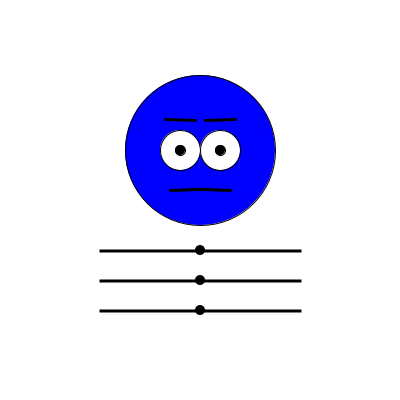
Frame 1 (no input)
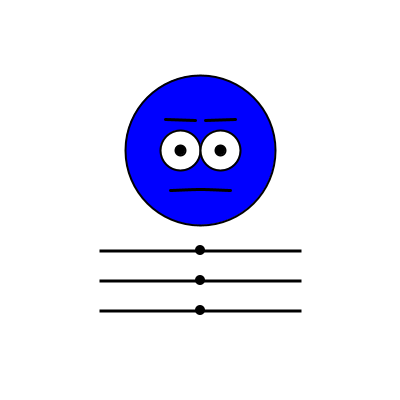
Frame 60 (the mouse pressed at the canvas centre just before this capture)
Frame 120 (the mouse held since frame 60 and released just before this capture): identical to frame 60, image omitted

The Processing sketch that drew these frames (run headless with seeded random() and noise(); from frame 60 on, the mouse is pressed at the canvas centre):

// Processing sketch: slider
// ── slider.pde
//CLASE
class Slider{
  //PROPIEDADES
  //Coordenadas x e y de la barra
  int barraX;
  int barraY;
  //Coordenadas x e y del manejador
  int sliderX;
  int sliderY;
  //Longitud de la barra
  int longitud;
 
  //¿Está el mouse sobre la barra?
  Boolean mouseSobreBarra;
  //¿Hemos hecho clic sobre la barra?
  Boolean isPressed;
 
  //Aquí almacenamos el valor del slider
  float valor;
 
  //CONSTRUCTOR
  //Parámetros: coordenadas x e y, longitud
  Slider(int _x, int _y, int _l, int inicio){
    //Inicializamos todas las variables
      barraX = _x;
      barraY = _y;
      longitud = _l;
      sliderX = _x + (inicio * _l / 100);
      sliderY = _y;
      mouseSobreBarra = false;
      isPressed = false;
      valor =  inicio;
  }
 
  //MÉTODOS
  void dibujar(){
    stroke(0);
    strokeWeight(2);
    fill(0);
    //barra
    rect(barraX, barraY, longitud, 1);
    noStroke(); 
    //manejador
    ellipse(sliderX, sliderY, 10, 10);
    
    mouseAccion();
  }
 
  void mouseAccion(){
    //invocamos todas las funciones
    mouseEncima();
    mousePresionado();
    mouseSuelto();
  }
 
  //¿Está el mouse sobre la barra?
  void mouseEncima(){
    if(mouseX > barraX
      && mouseX < barraX + longitud
      && mouseY > barraY
      && mouseY < barraY + 10
      ){
        mouseSobreBarra = true;
      } else {
        mouseSobreBarra = false;
      }
  }
 
  //¿Hemos hecho clic sobre la barra?
  void mousePresionado(){
    if (mouseSobreBarra && mousePressed){
      sliderX = mouseX;
      valor = map(mouseX, barraX, barraX + longitud, 1, 100);
      isPressed = true;
    }
  }
 
  //¿Hemos soltado el botón del ratón?
  void mouseSuelto(){
    if(isPressed && mousePressed == false){
      isPressed = false;
    }
  }
  
  int getValor()
  {
      return (int)valor;
  }
}

// ── Main.pde
Slider s, r, t;

void setup() {
  size(400, 400);
  s = new Slider(100, 250, 200, 50); // Slider para el ángulo de las cejas
  r = new Slider(100, 280, 200, 50); // Slider para el color de la cara
  t = new Slider(100, 310, 200, 50); // Slider para la posición de la boca
}

void draw() {
  background(255);
  
  // Obtener valores de los sliders, Quiero que vaya de -45 grados a 45 grados
  float cejaAngulo = map(s.getValor(), 1, 100, -PI/4, PI/4);
  float colorValor = constrain(r.getValor(), 1, 100);
  float gestoBoca = map(t.getValor(), 1, 100, -15, 15); // -15 (triste) a 15 (feliz)

  
  // Interpolación de colores (amarillo -> azul -> rojo)
  float rColor, gColor, bColor;
  // Si colorValor es menor o igual a 50, el color cambia de amarillo (255,255,0) a azul (0,0,255).
  if (colorValor <= 50) {
    rColor = map(colorValor, 0, 50, 255, 0);
    gColor = map(colorValor, 0, 50, 255, 0);
    bColor = map(colorValor, 0, 50, 0, 255);
  } else {
    // Mayor a 50, cambia de azul a rojo (255,0,0).
    rColor = map(colorValor, 50, 100, 0, 255);
    gColor = 0;
    bColor = map(colorValor, 50, 100, 255, 0);
  }
  
  // Dibujar la cara
  stroke(1);
  fill(rColor, gColor, bColor);
  ellipse(200, 150, 150, 150);
  
  // Ojos
  fill(255);
  ellipse(180, 150, 40, 40);
  ellipse(220, 150, 40, 40);
  fill(0);
  ellipse(180, 150, 10, 10);
  ellipse(220, 150, 10, 10);
  
  // Cejas con ángulo más pronunciado
  stroke(0);
  strokeWeight(3);
  line(165, 120 + tan(cejaAngulo) * 10, 195, 120 - tan(cejaAngulo) * 10);
  line(205, 120 - tan(cejaAngulo) * 10, 235, 120 + tan(cejaAngulo) * 10);
  
  // Boca
  float x1 = 170, y1 = 190; // Extremo izquierdo (fijo)
  float x3 = 230, y3 = 190; // Extremo derecho (fijo)
  float x2 = 200, y2 = 190 + gestoBoca; // Punto medio (se mueve según el slider)

  beginShape();
  curveVertex(x1, y1); 
  curveVertex(x1, y1); // Extremo izquierdo
  curveVertex(x2, y2); // Punto medio (se mueve con el slider)
  curveVertex(x3, y3); // Extremo derecho
  curveVertex(x3, y3); 
  endShape();

  
  // Dibujar sliders
  s.dibujar();
  r.dibujar();
  t.dibujar();
}
